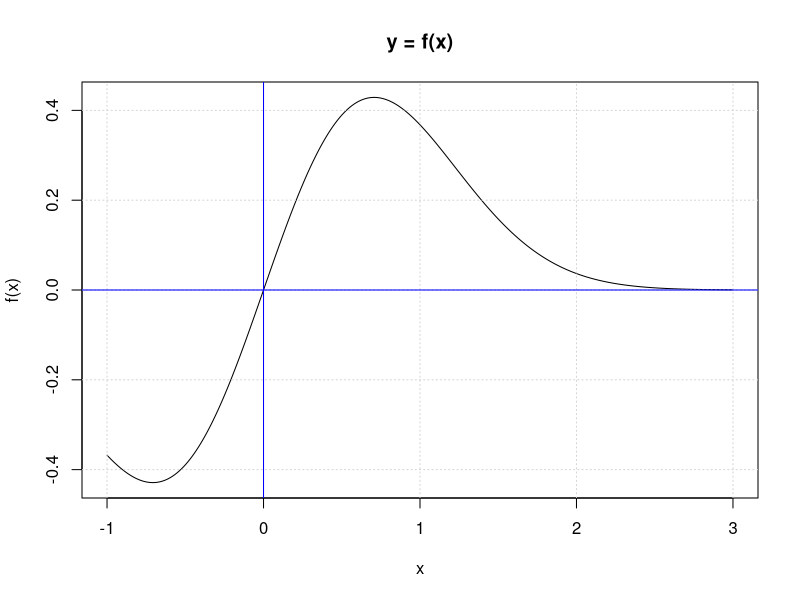
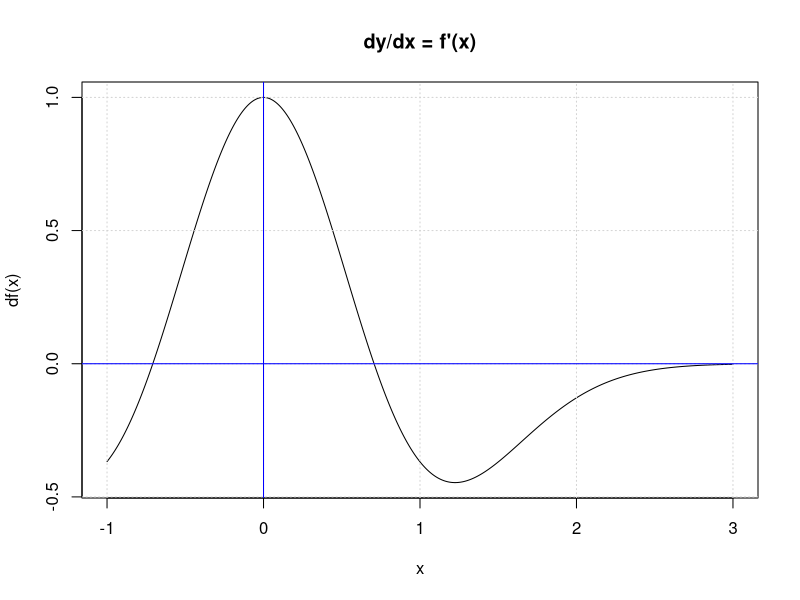
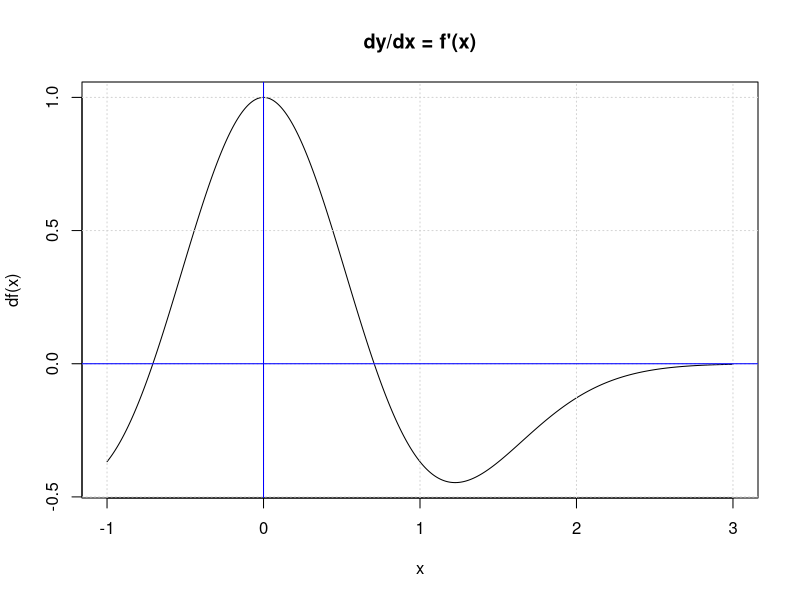
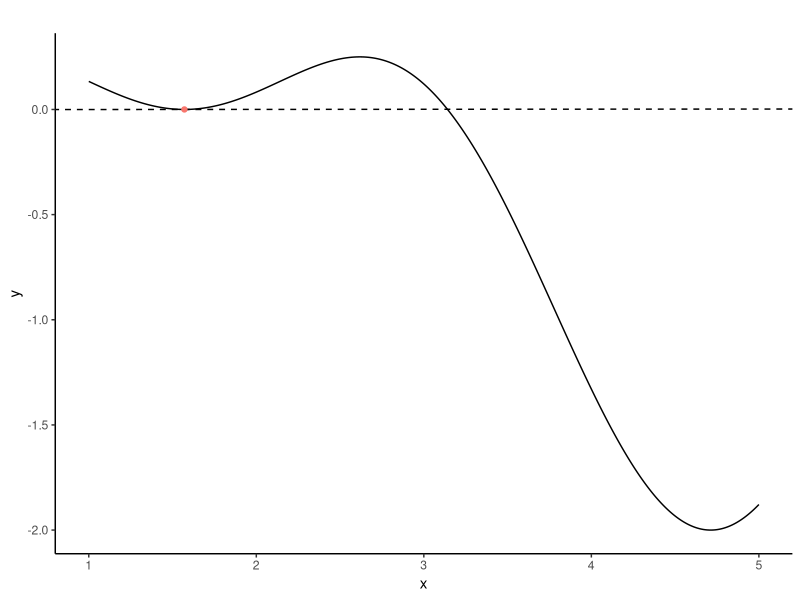
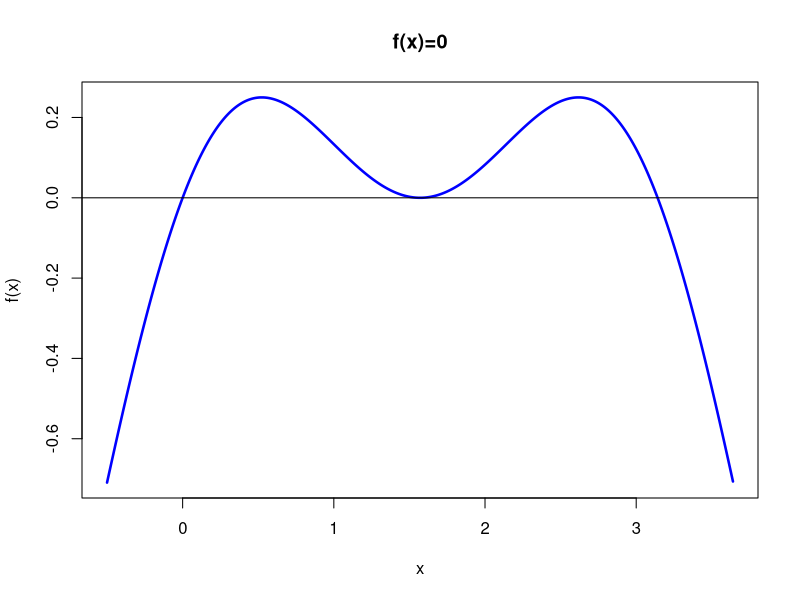
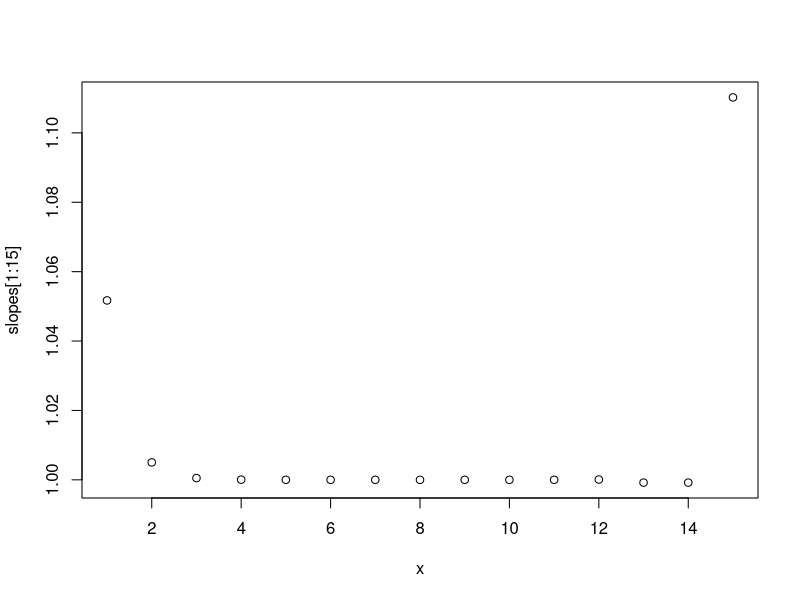
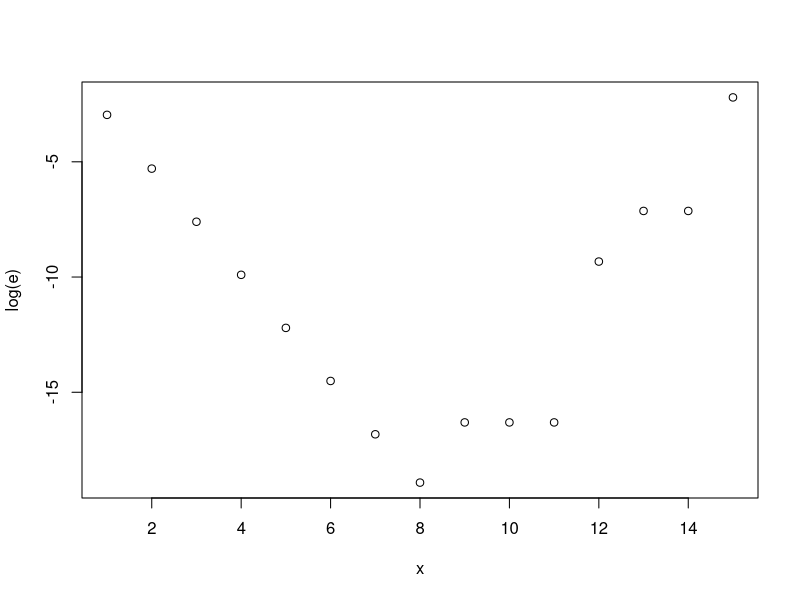
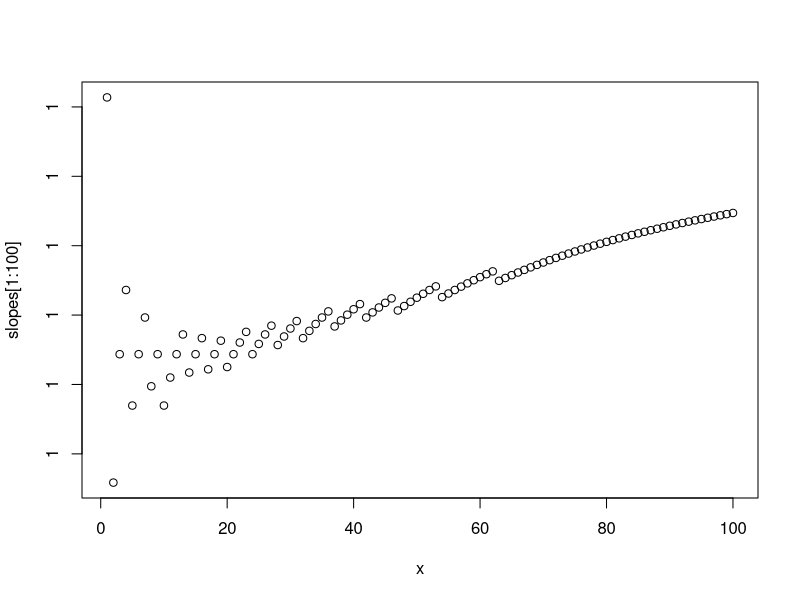

Generate these figures, in order, with R:
## ---- chunk 1
D<-function(f,delta=.001) {
  fun=function(x){
  (f(x+delta)-f(x))/delta
  }
  return(fun)
}
f = function(x) {x*exp(-x^2)}
df = D(f)

x = seq(-1,3,length=1000)

plot(x,f(x),type='l',main="y = f(x)")
grid()
abline(0,0,col='blue')
abline(v=0,col='blue')
plot(x,df(x),type='l',main="dy/dx = f'(x)")
grid()
abline(0,0,col='blue')
abline(v=0,col='blue')
## ---- chunk 2


## ---- chunk 3
library(Deriv)
df = Deriv(f)

plot(x,df(x),type='l',main="dy/dx = f'(x)")
grid()
abline(0,0,col='blue')
abline(v=0,col='blue')
## ---- chunk 4

Newton = function(f, x_0, num.its = 40,tol=0.5*10^-10) {
  history = rep(NA, num.its + 1)
  history[1] = x_0
  i = 0
  fprime = D(f)
  while (i < num.its ) {
    i = i + 1
    x_0 = x_0 - f(x_0)/fprime(x_0)
    history[i+1] = x_0
    
    if (abs(history[i + 1] - history[i]) < tol){
      break
    }
  }
  root = x_0
  return(list(root=root,history=history[!is.na(history)]))
}

options(digits = 12)
f=function(x) (cos(x))^2+sin(x)-1
Newton(f,4.25)
## ---- chunk 5
f=function(x) (cos(x))^2+sin(x)-1
df = D(f)

x = seq(1,5,length=1000)

y<-f(x)  
d_point<-data.frame(x,y)

x0<-Newton(f,1.5)$root
y0<-f(0) #（0, 1）
k<-df(x0) # slope
b<-y0-k*x0  # intersecpt

library(ggplot2) 
p<-ggplot(subset(d_point,y<=15),aes(x,y))+
  theme_classic()+
  theme(legend.position="none")
p+geom_line()+geom_abline(intercept=b, slope=k,linetype=2)+geom_point(data=data.frame(x=x0,y=y0),aes(colour="red"))+
  ggtitle("")+
  theme(plot.title = element_text(hjust = 0.5))
## ---- chunk 6
x=seq(-0.5,pi+0.5,0.01)
y=(cos(x))^2+sin(x)-1
plot(x,y,type="l",lwd=2.5,col="blue",main="f(x)=0",ylab="f(x)",)
abline(0,0)
## ---- chunk 7
f = function(x) {exp(x)}

slopes=function(f,x){
  df=D(f,delta = 10^-(1:20))
  return(df(x))
}

options(digits = 20)
slopes=slopes(f,0)  # slope should be 1
x=c(1:15)
plot(x,slopes[1:15])
e=abs((slopes[1:15]-1))
plot(x,log(e))
min(e)


slopes=function(f,x){
  df=D(f,delta = ((1:100)*10^-9))
  return(df(x))
}

options(digits = 20)
(slopes=slopes(f,0))  # slope should be 1
x=c(1:100)
plot(x,slopes[1:100])
e=abs(slopes[1:100]-1)
plot(x,log(e))
min(e)
x=c(1:20)
e=abs(slopes[1:20]-1)
plot(x,log(e))
min(e)


## ---- chunk 8
f = function(x) {x^2}

slopes=function(f,x){
  df=D(f,delta = ((1:100)*10^-9))
  return(df(x))
}

options(digits = 20)
(slopes=slopes(f,1))  # slope should be 2
x=c(1:100)
plot(x,slopes[1:100])
(e=abs(slopes[1:100]-2))
plot(x,log(e))
min(e)
x=c(1:20)
(e=abs(slopes[1:20]-2))
plot(x,log(e))
min(e)
## ---- chunk 9
D2<-function(f,delta=.001) {
  fun=function(x){
  (f(x+delta)-f(x-delta))/(2*delta)
  }
  return(fun)
}

f = function(x) {x^2}

slopes=function(f,x){
  df=D2(f,delta = 10^-(1:20))
  return(df(x))
}

options(digits = 20)
(slopes=slopes(f,1))  # slope should be 2
x=c(1:16)
plot(x,slopes[1:16])
(e=abs(slopes[1:16]-2))
plot(x,log(e))
min(e)
## ---- chunk 10
f = function(x) {exp(x)}

slopes=function(f,x){
  df=D2(f,delta = 10^-(1:20))
  return(df(x))
}

options(digits = 20)
(slopes=slopes(f,0))  # slope should be 1
x=c(1:15)
plot(x,slopes[1:15])
(e=abs((slopes[1:15]-1)))
plot(x,log(e))
min(e)
